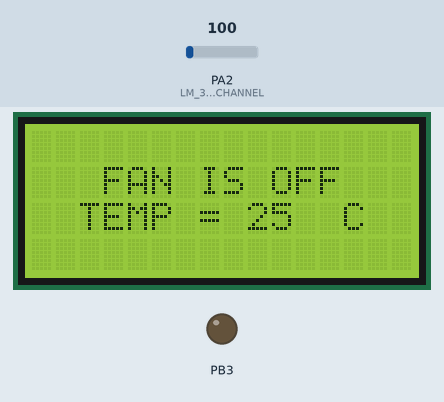
A program run on a simulated ATmega32, built with avr-gcc and emulated at 1 MHz. Shown: 16×4 character LCD, output pins drawn as LEDs (lit = HIGH). Wiring (inferred from the names in the program): character LCD (HD44780): RS PD0; E PD2; data PC0, PC1, PC2, PC3, PC4, PC5, PC6, PC7. The inputs (shaded band) are chosen by the test bench; at power-on: PA2 (LM_35_SENSOR_CHANNEL) = 100. Pins used as bus, display or sensor lines are not drawn.

Above: at 1.2 s.
1.3 s: PA2 (LM_35_SENSOR_CHANNEL) set to 113
2.8 s: PA2 (LM_35_SENSOR_CHANNEL) set to 132
At 3.8 s:
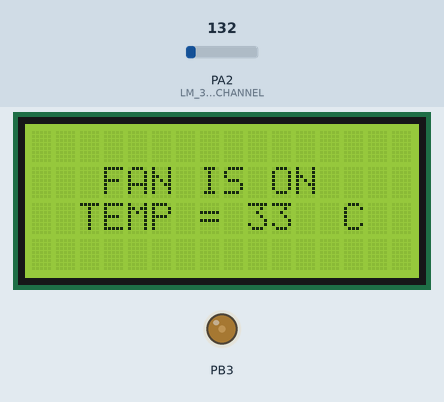
4.3 s: PA2 (LM_35_SENSOR_CHANNEL) set to 228
At 5.2 s:
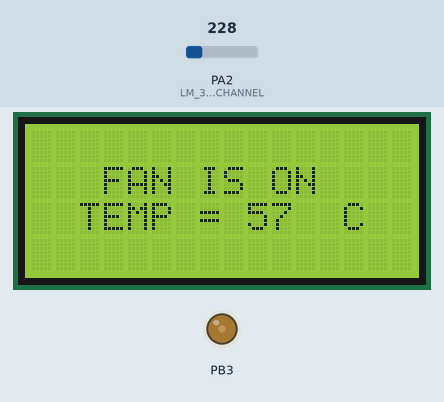
5.8 s: PA2 (LM_35_SENSOR_CHANNEL) set to 252
At 6.9 s:
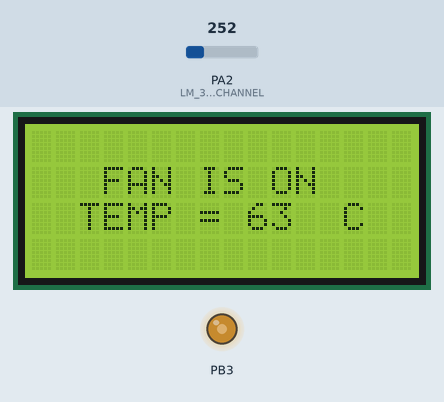
Timing chart, 0 to 8.3 s (numbered marks = the images above; inputs shaded):
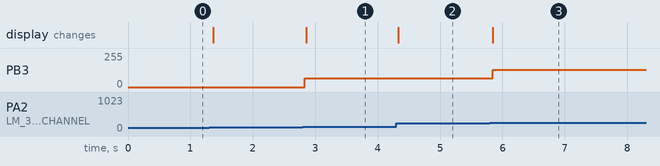

The program:

main.c
```c
/*
 * project.c
 *
 *  Created on: Oct 6, 2022
 *      Author: Mohamed
 */

#include "std_types.h"
#include "lcd.h"
#include "dc_motor.h"
#include "lm_35.h"
#include "adc.h"

/*******************************************************************************
 *                                Definitions                                  *
 *******************************************************************************/
#define ON                             1
#define OFF                            0
#define MAX_SPEED                      100
#define THREE_QUARTERS_SPEED           75
#define HALF_SPEED                     50
#define QUARTER_SPEED                  25

/*******************************************************************************
 *                                    Globals                                  *
 *******************************************************************************/
uint8 g_motorState = OFF;

/*******************************************************************************
 *                      Functions Definitions                                  *
 *******************************************************************************/
int main (void)
{
	/* Created as register variable as it will be used too much in the program */
	register uint8 temprature = 0;

	/* ADC initialization Vref and prescaler */
	ADC_ConfigType s_configuration = {INTERNAL, FCPU_8};
	ADC_init (& s_configuration);

	/* Initialize LCD and DC motor modules */
	LCD_init();
	DcMotor_init();

	/* Display the fixed data on LCD */
	LCD_moveCursor (1,3);
	LCD_displayString ("FAN IS ");
	LCD_moveCursor (2,2);
	LCD_displayString ("TEMP =     C");

	for(;;)
	{
		temprature = LM_35_readTemp ();               /* Read the temperature each loop */
		/* Display the temperature on LCD */
		LCD_moveCursor (2,9);
		if (temprature >= 100)
		{
			LCD_displayInteger((sint32)temprature);
		}
		else
		{
			LCD_displayInteger((sint32)temprature);
			LCD_sendData (' ');
		}

		/* Check the temperature value then determine the speed and state of the fan */
		if (temprature >= 120)
		{
			DcMotor_rotate (CW, MAX_SPEED);
			g_motorState = ON;
		}
		else if (temprature >= 90)
		{
			DcMotor_rotate (CW, THREE_QUARTERS_SPEED);
			g_motorState = ON;
		}
		else if (temprature >= 60)
		{
			DcMotor_rotate (CW, HALF_SPEED);
			g_motorState = ON;
		}
		else if (temprature >= 30)
		{
			DcMotor_rotate (CW, QUARTER_SPEED);
			g_motorState = ON;
		}
		else
		{
			DcMotor_stop ();
			g_motorState = OFF;
		}

		/* Display the fan state after determining it */
		switch (g_motorState)
		{
		case ON:
			LCD_moveCursor (1,10);
			LCD_displayString("ON ");
			break;
		case OFF:
			LCD_moveCursor (1,10);
			LCD_displayString("OFF");
		}
	}
}
```

adc.c
```c
/******************************************************************************
 *
 * Module: ADC
 *
 * File Name: adc.c
 *
 * Author: Mohamed Nasser
 *
 * Date Created: Oct 1, 2022
 *
 * Description: Source file for the ATmega32 ADC peripheral driver
 *
 *******************************************************************************/

#include "adc.h"
#include "common_macros.h"
#include "std_types.h"
#include <avr/io.h>

/*******************************************************************************
 *                          Functions Definitions                              *
 *******************************************************************************/

/*
 * Description :
 * Function responsible for initialize the ADC peripheral.
 */
void ADC_init(const ADC_ConfigType * Config_Ptr)
{
	/* Puts the input value of Vref in ADMUX register last 2 bits */
	ADMUX = (ADMUX & 0x3F) | (((Config_Ptr -> ref_volt) & 0x03) << 6);

	/* Puts the input value of prescaler in ADCSRA register first 3 bits */
	ADCSRA = (ADCSRA & 0xF8) | ((Config_Ptr -> prescaler) & 0x07);

	SET_BIT (ADCSRA, ADEN);           /* Enables the ADC peripheral */
}

/*
 * Description :
 * Function responsible for read analog data from a certain ADC channel
 * and convert it to digital using the ADC driver.
 */
uint16 ADC_readChannel (uint8 channelNum)
{
	ADMUX = (ADMUX & 0xE0) | (channelNum & 0x07);   /* Selects the ADC channel and puts it in ADMUX register */
	SET_BIT (ADCSRA, ADSC);  			   		    /* Start the conversion for this channel */
	while (BIT_IS_CLEAR (ADCSRA, ADIF)); 	        /* polling on the flag until the conversion is done */
	SET_BIT (ADCSRA, ADIF);    				        /* Reset the flag by putting logic high */
	return (ADC & 0x03FF);     					    /* Returning the digital value after conversion */
}

/*
 * Description :
 * Function responsible for de-initialize the ADC peripheral.
 */
void ADC_deinit (void)
{
	/* Clear the whole ADC registers */
	ADMUX = 0;
	ADCSRA = 0;

	CLEAR_BIT (ADCSRA, ADEN);                       /* De-enable the ADC peripheral */
}
```

adc.h
```c
/******************************************************************************
 *
 * Module: ADC
 *
 * File Name: adc.h
 *
 * Author: Mohamed Nasser
 *
 * Date Created: Oct 1, 2022
 *
 * Description: Header file for the ATmega32 ADC peripheral driver
 *
 *******************************************************************************/


#ifndef ADC_H_
#define ADC_H_

#include "std_types.h"

/*******************************************************************************
 *                                Definitions                                  *
 *******************************************************************************/

/* Parameters Definitions */
#define ADC_VOLTAGE_REFERENCE                    2.56
#define ADC_MAX_DIGITAL_VALUE                    1023

/*******************************************************************************
 *                               Enumerations                                  *
 *******************************************************************************/
typedef enum{
	AREF, AVCC, INTERNAL = 3
} ADC_ReferenceVolatge;


typedef enum{
	FCPU_2 = 1, FCPU_4, FCPU_8, FCPU_16, FCPU_32, FCPU_64, FCPU_128
} ADC_Prescaler;

/*******************************************************************************
 *                      Structures And Unions                                  *
 *******************************************************************************/
typedef struct{
	ADC_ReferenceVolatge ref_volt;
	ADC_Prescaler prescaler;
} ADC_ConfigType;

/*******************************************************************************
 *                      Functions Prototypes                                   *
 *******************************************************************************/

/*
 * Description :
 * Function responsible for initialize the ADC peripheral.
 */
void ADC_init(const ADC_ConfigType * Config_Ptr);

/*
 * Description :
 * Function responsible for read analog data from a certain ADC channel
 * and convert it to digital using the ADC driver.
 */
uint16 ADC_readChannel (uint8 channelNum);

/*
 * Description :
 * Function responsible for de-initialize the ADC peripheral.
 */
void ADC_deinit (void);

#endif /* ADC_H_ */
```

dc_motor.c
```c
/******************************************************************************
 *
 * Module: DC_MOTOR
 *
 * File Name: dc_motor.c
 *
 * Author: Mohamed Nasser
 *
 * Date Created: Oct 5, 2022
 *
 * Description: Source file for the DC_motor module driver
 *
 *******************************************************************************/

#include "DC_motor.h"
#include "gpio.h"
#include "pwm_timer0.h"

/*******************************************************************************
 *                          Functions Definitions                              *
 *******************************************************************************/

/*
 * Description :
 * 1. The Function responsible for setup the direction for the two motor pins.
 * 2. Stop the DC-Motor at the beginning.
 */
void DcMotor_init (void)
{
	/* Set the two motor pins as output pins */
	GPIO_setupPinDirection (DC_PORT, DC_IN1_PIN, PIN_OUTPUT);
	GPIO_setupPinDirection (DC_PORT, DC_IN2_PIN, PIN_OUTPUT);

	/* Stop the motor at the beginning */
	GPIO_writePin (DC_PORT, DC_IN1_PIN, LOGIC_LOW);
	GPIO_writePin (DC_PORT, DC_IN2_PIN, LOGIC_LOW);
}

/*
 * Description :
 * 1. The function responsible for rotate the DC Motor CW/ or CCW or
 * stop the motor based on the direction input value.
 * 2. Send the required duty cycle to the PWM driver based on the required speed value.
 */
void DcMotor_rotate (DcMotor_Direction dir, uint8 speed)
{
	uint8 dutyCycle = 0;

	/* Set the out put of the two motor pins to change its rotation direction depending on the input */
	if (dir == CW)
	{
		GPIO_writePin (DC_PORT, DC_IN1_PIN, LOGIC_LOW);
		GPIO_writePin (DC_PORT, DC_IN2_PIN, LOGIC_HIGH);
	}

	else if (dir == CCW)
	{
		GPIO_writePin (DC_PORT, DC_IN1_PIN, LOGIC_HIGH);
		GPIO_writePin (DC_PORT, DC_IN2_PIN, LOGIC_LOW);
	}

	/* The equation to transform the speed into duty cycle and send to the timer driver */
	dutyCycle = (uint8)(((float32)speed / DC_MAX_SPEED) * 100);
	PWM_Timer0_start (dutyCycle);
}

/*
 * Description :
 * 1. The Function responsible for stop the motor rotation by stoping the two motor pins.
 * 2. Stop PWM wave generation.
 */
void DcMotor_stop (void)
{
	DcMotor_rotate (CW, DC_MIN_SPEED);                    /* Stop the PWM wave generation */
	GPIO_writePin (DC_PORT, DC_IN1_PIN, LOGIC_LOW);       /* Stop the first motor pin */
	GPIO_writePin (DC_PORT, DC_IN2_PIN, LOGIC_LOW);       /* Stop the second motor pin */
}
```

dc_motor.h
```c
/******************************************************************************
 *
 * Module: DC_MOTOR
 *
 * File Name: dc_motor.h
 *
 * Author: Mohamed Nasser
 *
 * Date Created: Oct 5, 2022
 *
 * Description: Header file for the DC_motor module driver
 *
 *******************************************************************************/

#ifndef DC_MOTOR_H_
#define DC_MOTOR_H_

#include "std_types.h"

/*******************************************************************************
 *                                Definitions                                  *
 *******************************************************************************/

/* Static Configurations */
#define DC_PORT           PORTB_ID
#define DC_IN1_PIN        PIN0_ID
#define DC_IN2_PIN        PIN1_ID

/* Parameters Definitions */
#define DC_MAX_SPEED      100
#define DC_MIN_SPEED      0
#define DC_FREQUENCY      500

/*******************************************************************************
 *                               Enumerations                                  *
 *******************************************************************************/
typedef enum
{
	CW, CCW
} DcMotor_Direction;

/*******************************************************************************
 *                      Functions Prototypes                                   *
 *******************************************************************************/

/*
 * Description :
 * 1. The Function responsible for setup the direction for the two motor pins.
 * 2. Stop the DC-Motor at the beginning.
 */
void DcMotor_init (void);

/*
 * Description :
 * 1. The function responsible for rotate the DC Motor CW/ or CCW or
 * stop the motor based on the direction input value.
 * 2. Send the required duty cycle to the PWM driver based on the required speed value.
 */
void DcMotor_rotate (DcMotor_Direction dir, uint8 speed);

/*
 * Description :
 * 1. The Function responsible for stop the motor rotation by stoping the two motor pins.
 * 2. Stop PWM wave generation.
 */
void DcMotor_stop (void);

#endif /* DC_MOTOR_H_ */
```

lm_35.c
```c
/******************************************************************************
 *
 * Module: LM_35
 *
 * File Name: lm_35.c
 *
 * Author: Mohamed Nasser
 *
 * Date Created: Oct 5, 2022
 *
 * Description: Source file for the LM35 Temperature Sensor module driver
 *
 *******************************************************************************/

#include "lm_35.h"
#include "std_types.h"
#include "adc.h"

/*
 * Description :
 * Function responsible for calculate the temperature from the ADC digital value.
 */
uint8 LM_35_readTemp (void)
{
	uint16 digitalRead = 0;
	uint8 temp = 0;

	/* Read ADC channel where the temperature sensor is connected */
	digitalRead =  ADC_readChannel (LM_35_SENSOR_CHANNEL);

	/* Calculate the temperature from the ADC value */
	temp =(uint8)((LM_35_MAX_TEMPERATURE * (uint32)digitalRead * ADC_VOLTAGE_REFERENCE) \
			/ (ADC_MAX_DIGITAL_VALUE * LM_35_MAX_VOLTAGE));
	return temp;
}
```

lm_35.h
```c
/******************************************************************************
 *
 * Module: LM_35
 *
 * File Name: lm_35.h
 *
 * Author: Mohamed Nasser
 *
 * Date Created: Oct 5, 2022
 *
 * Description: Header file for the LM35 Temperature Sensor module driver
 *
 *******************************************************************************/
#ifndef LM_35_H_
#define LM_35_H_

#include "std_types.h"

/*******************************************************************************
 *                                Definitions                                  *
 *******************************************************************************/

/* Static Configurations */
#define LM_35_SENSOR_CHANNEL                     2

/* Parameters Definitions */
#define LM_35_MAX_TEMPERATURE                    150
#define LM_35_MAX_VOLTAGE                        1.5

/*******************************************************************************
 *                      Functions Prototypes                                   *
 *******************************************************************************/

/*
 * Description :
 * Function responsible for calculate the temperature from the ADC digital value.
 */
uint8 LM_35_readTemp (void);

#endif /* LM_35_H_ */
```

pwm_timer0.c
```c
/*
 * pwm_timer0.c
 *
 *  Created on: Oct 6, 2022
 *      Author: Mohamed
 */

#include <avr/io.h>
#include <math.h>
#include "common_macros.h"
#include "pwm_timer0.h"
#include "gpio.h"

/*******************************************************************************
 *                      Functions Definitions                                  *
 *******************************************************************************/

/* Description :
 *1. Setup the PWM mode fot timer0 with Non-Inverting.
 *2. Setup the prescaler with F_CPU/8.
 *3. Setup the compare value based on the required input duty cycle
 *4. Setup the direction for OC0 as output pin through the GPIO driver.
 *5. The generated PWM signal frequency will be 500Hz to control the DC Motor speed.
 */
void PWM_Timer0_start(uint8 duty_cycle)
{
	TCNT0 = 0;                       /* Set timer register initial value to 0 */
	/* Fast PWM Mode WGM01 = 1 & WGM00 = 1 */
	SET_BIT (TCCR0, WGM00);
	SET_BIT (TCCR0, WGM01);

	SET_BIT (TCCR0, COM01);          /* Clear OC0 when match occurs (non inverted mode) COM00 = 0 & COM01 = 1 */
	SET_BIT (TCCR0, CS01);           /* Clock = F_CPU/8 by making CS00 = 0, CS01 = 1, CS02 = 0 */
	OCR0 = ceil ((duty_cycle / 100.0) * TIMER0_TOP_VALUE);    /* Set compare value */
	GPIO_setupPinDirection (PORTB_ID, PIN3_ID, PIN_OUTPUT);   /* Configure PB3/OC0 as output pin */
}
```

pwm_timer0.h
```c
/*
 * pwm_timer0.h
 *
 *  Created on: Oct 6, 2022
 *      Author: Mohamed
 */

#ifndef PWM_TIMER0_H_
#define PWM_TIMER0_H_

#include "std_types.h"

/*******************************************************************************
 *                                Definitions                                  *
 *******************************************************************************/

/* Parameters Definitions */
#define TIMER0_TOP_VALUE            255

/*******************************************************************************
 *                      Functions Prototypes                                   *
 *******************************************************************************/

/* Description :
 *1. Setup the PWM mode fot timer0 with Non-Inverting.
 *2. Setup the prescaler with F_CPU/8.
 *3. Setup the compare value based on the required input duty cycle
 *4. Setup the direction for OC0 as output pin through the GPIO driver.
 *5. The generated PWM signal frequency will be 500Hz to control the DC Motor speed.
 */
void PWM_Timer0_start(uint8 duty_cycle);

#endif /* PWM_TIMER0_H_ */
```

common_macros.h
```c
 /******************************************************************************
 *
 * Module: Common - Macros
 *
 * File Name: Common_Macros.h
 *
 * Description: Commonly used Macros
 *
 * Author: Mohamed Tarek
 *
 *******************************************************************************/

#ifndef COMMON_MACROS
#define COMMON_MACROS

/* Set a certain bit in any register */
#define SET_BIT(REG,BIT) (REG|=(1<<BIT))

/* Clear a certain bit in any register */
#define CLEAR_BIT(REG,BIT) (REG&=(~(1<<BIT)))

/* Toggle a certain bit in any register */
#define TOGGLE_BIT(REG,BIT) (REG^=(1<<BIT))

/* Rotate right the register value with specific number of rotates */
#define ROR(REG,num) ( REG= (REG>>num) | (REG<<(8-num)) )

/* Rotate left the register value with specific number of rotates */
#define ROL(REG,num) ( REG= (REG<<num) | (REG>>(8-num)) )

/* Check if a specific bit is set in any register and return true if yes */
#define BIT_IS_SET(REG,BIT) ( REG & (1<<BIT) )

/* Check if a specific bit is cleared in any register and return true if yes */
#define BIT_IS_CLEAR(REG,BIT) ( !(REG & (1<<BIT)) )

/* Get a specific bit from a register or from a number */
#define GET_BIT(REG,BIT) ( ( REG & (1<<BIT) ) >> BIT )

#endif
```

Source omitted: lcd.c (7080 bytes), lcd.h (3120 bytes), gpio.c (6302 bytes), gpio.h (3585 bytes), std_types.h (1400 bytes)

Measured:
- the behaviour switches between 119 and 120 on PA2 (LM_35_SENSOR_CHANNEL) (found by bisection; images 0 and 1)
- the behaviour switches between 239 and 240 on PA2 (LM_35_SENSOR_CHANNEL) (found by bisection; images 2 and 3)
- after the input at 2.8 s, PB3: 0/255 → 64/255 at once; the display: changes after 0.06 s (image 1)
- after the input at 4.3 s, the display: changes at once (image 2)
- after the input at 5.8 s, PB3: 64/255 → 128/255 after 0.05 s; the display: changes after 0.05 s (image 3)
